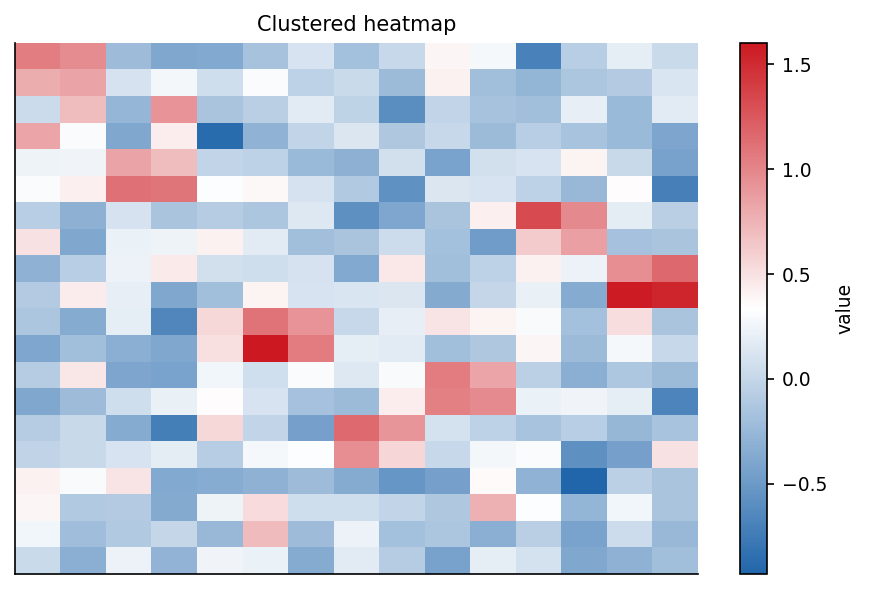

Reproduce this figure in Python.
"""heatmap_clustered: 按行/列聚类排序后的热力图."""
import sys, os; sys.path.insert(0, os.path.join(os.path.dirname(os.path.abspath(__file__)), '..', '..', '_utils', 'python'))
import numpy as np
import matplotlib.pyplot as plt
from scipy.cluster.hierarchy import linkage, leaves_list
from theme import apply_theme
from palette import diverging
from demo_data import gen_matrix

def make_figure(M=None, title='Clustered heatmap'):
    apply_theme()
    if M is None:
        M = gen_matrix(rows=20, cols=15, kind='block')
    row_order = leaves_list(linkage(M,   method='ward'))
    col_order = leaves_list(linkage(M.T, method='ward'))
    M_ord = M[np.ix_(row_order, col_order)]
    fig, ax = plt.subplots()
    im = ax.imshow(M_ord, cmap=diverging(), aspect='auto')
    fig.colorbar(im, ax=ax, label='value')
    ax.set_title(title); ax.set_xticks([]); ax.set_yticks([])
    fig.tight_layout()
    return fig

if __name__ == '__main__':
    fig = make_figure()
    fig.savefig(__file__.replace('.py', '.png'), dpi=150)
